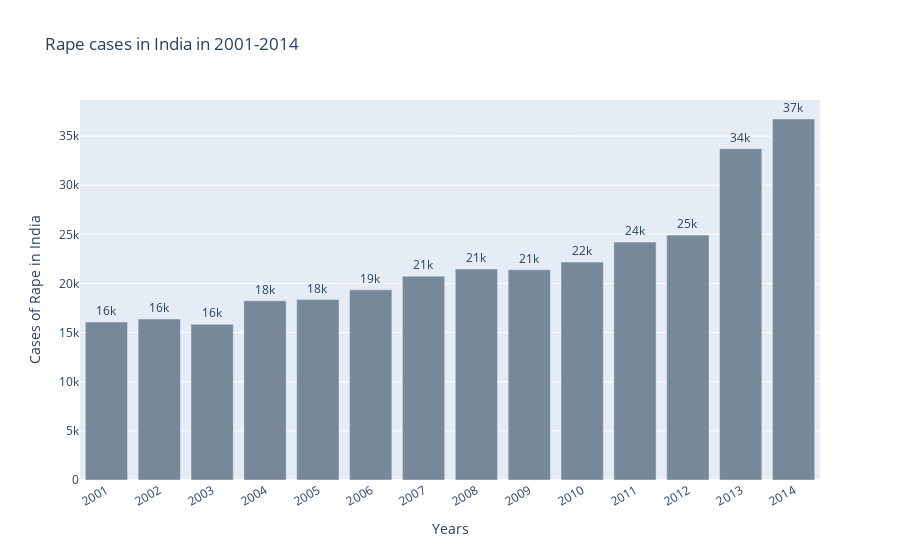

Notebook code for this chart:
### Code cell
plot_figure("Rape cases in India in 2001-2014","Rape","Cases of Rape in India", color='lightslategray')

### Figure 1 — Plotly figure (JSON) as saved in the notebook; plotly's stock layout.template omitted (floating-point values rounded to 4 significant figures)
{"data": [{"marker": {"color": "lightslategray"}, "text": [16075, 16373, 15847, 18233, 18359, 19348, 20737, 21467, 21397, 22172, 24206, 24923, 33707, 36735], "textposition": "outside", "texttemplate": "%{text:.2s}", "type": "bar", "x": [2001, 2002, 2003, 2004, 2005, 2006, 2007, 2008, 2009, 2010, 2011, 2012, 2013, 2014], "y": [16075, 16373, 15847, 18233, 18359, 19348, 20737, 21467, 21397, 22172, 24206, 24923, 33707, 36735]}], "layout": {"title": {"text": "Rape cases in India in 2001-2014"}, "uniformtext": {"minsize": 8, "mode": "show"}, "xaxis": {"tickangle": -30, "tickmode": "linear", "title": {"text": "Years"}}, "yaxis": {"title": {"text": "Cases of Rape in India"}}}}
